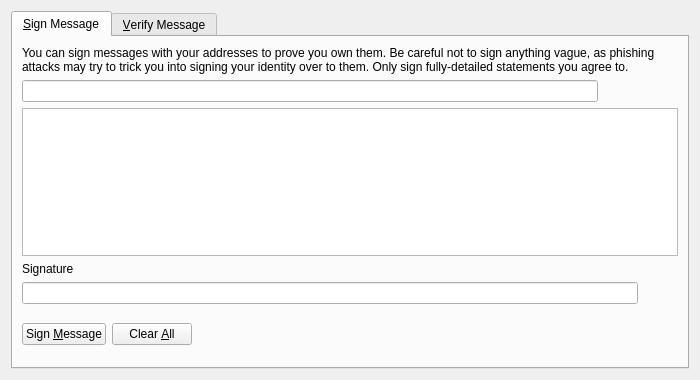
<?xml version="1.0" encoding="UTF-8"?>
<ui version="4.0">
 <class>SignVerifyMessageDialog</class>
 <widget class="QDialog" name="SignVerifyMessageDialog">
  <property name="geometry">
   <rect>
    <x>0</x>
    <y>0</y>
    <width>700</width>
    <height>380</height>
   </rect>
  </property>
  <property name="windowTitle">
   <string>Signatures - Sign / Verify a Message</string>
  </property>
  <property name="modal">
   <bool>true</bool>
  </property>
  <layout class="QVBoxLayout" name="verticalLayout">
   <item>
    <widget class="QTabWidget" name="tabWidget">
     <property name="currentIndex">
      <number>0</number>
     </property>
     <widget class="QWidget" name="tabSignMessage">
      <attribute name="title">
       <string>&amp;Sign Message</string>
      </attribute>
      <layout class="QVBoxLayout" name="verticalLayout_SM">
       <item>
        <widget class="QLabel" name="infoLabel_SM">
         <property name="text">
          <string>You can sign messages with your addresses to prove you own them. Be careful not to sign anything vague, as phishing attacks may try to trick you into signing your identity over to them. Only sign fully-detailed statements you agree to.</string>
         </property>
         <property name="textFormat">
          <enum>Qt::PlainText</enum>
         </property>
         <property name="wordWrap">
          <bool>true</bool>
         </property>
        </widget>
       </item>
       <item>
        <layout class="QHBoxLayout" name="horizontalLayout_1_SM">
         <property name="spacing">
          <number>0</number>
         </property>
         <item>
          <widget class="QValidatedLineEdit" name="addressIn_SM">
           <property name="toolTip">
            <string>The address to sign the message with</string>
           </property>
          </widget>
         </item>
         <item>
          <widget class="QPushButton" name="addressBookButton_SM">
           <property name="toolTip">
            <string>Choose previously used address</string>
           </property>
           <property name="text">
            <string/>
           </property>
           <property name="icon">
            <iconset resource="../bitcoin.qrc">
             <normaloff>:/icons/address-book</normaloff>:/icons/address-book</iconset>
           </property>
           <property name="shortcut">
            <string>Alt+A</string>
           </property>
           <property name="autoDefault">
            <bool>false</bool>
           </property>
           <property name="flat">
            <bool>true</bool>
           </property>
          </widget>
         </item>
         <item>
          <widget class="QPushButton" name="pasteButton_SM">
           <property name="toolTip">
            <string>Paste address from clipboard</string>
           </property>
           <property name="text">
            <string/>
           </property>
           <property name="icon">
            <iconset resource="../bitcoin.qrc">
             <normaloff>:/icons/history</normaloff>:/icons/history</iconset>
           </property>
           <property name="shortcut">
            <string>Alt+P</string>
           </property>
           <property name="autoDefault">
            <bool>false</bool>
           </property>
           <property name="flat">
            <bool>true</bool>
           </property>
          </widget>
         </item>
        </layout>
       </item>
       <item>
        <widget class="QPlainTextEdit" name="messageIn_SM">
         <property name="toolTip">
          <string>Enter the message you want to sign here</string>
         </property>
        </widget>
       </item>
       <item>
        <widget class="QLabel" name="signatureLabel_SM">
         <property name="text">
          <string>Signature</string>
         </property>
         <property name="textFormat">
          <enum>Qt::PlainText</enum>
         </property>
        </widget>
       </item>
       <item>
        <layout class="QHBoxLayout" name="horizontalLayout_2_SM">
         <property name="spacing">
          <number>0</number>
         </property>
         <item>
          <widget class="QLineEdit" name="signatureOut_SM">
           <property name="font">
            <font>
             <italic>true</italic>
            </font>
           </property>
           <property name="readOnly">
            <bool>true</bool>
           </property>
          </widget>
         </item>
         <item>
          <widget class="QPushButton" name="copySignatureButton_SM">
           <property name="toolTip">
            <string>Copy the current signature to the system clipboard</string>
           </property>
           <property name="text">
            <string/>
           </property>
           <property name="icon">
            <iconset resource="../bitcoin.qrc">
             <normaloff>:/icons/editcopy</normaloff>:/icons/editcopy</iconset>
           </property>
           <property name="autoDefault">
            <bool>false</bool>
           </property>
           <property name="flat">
            <bool>true</bool>
           </property>
          </widget>
         </item>
        </layout>
       </item>
       <item>
        <layout class="QHBoxLayout" name="horizontalLayout_3_SM">
         <item>
          <widget class="QPushButton" name="signMessageButton_SM">
           <property name="toolTip">
            <string>Sign the message to prove you own this Paycoin address</string>
           </property>
           <property name="text">
            <string>Sign &amp;Message</string>
           </property>
           <property name="autoDefault">
            <bool>false</bool>
           </property>
          </widget>
         </item>
         <item>
          <widget class="QPushButton" name="clearButton_SM">
           <property name="toolTip">
            <string>Reset all sign message fields</string>
           </property>
           <property name="text">
            <string>Clear &amp;All</string>
           </property>
           <property name="autoDefault">
            <bool>false</bool>
           </property>
          </widget>
         </item>
         <item>
          <spacer name="horizontalSpacer_1_SM">
           <property name="orientation">
            <enum>Qt::Horizontal</enum>
           </property>
           <property name="sizeHint" stdset="0">
            <size>
             <width>40</width>
             <height>48</height>
            </size>
           </property>
          </spacer>
         </item>
         <item>
          <widget class="QLabel" name="statusLabel_SM">
           <property name="font">
            <font>
             <weight>75</weight>
             <bold>true</bold>
            </font>
           </property>
           <property name="text">
            <string/>
           </property>
           <property name="wordWrap">
            <bool>true</bool>
           </property>
          </widget>
         </item>
         <item>
          <spacer name="horizontalSpacer_2_SM">
           <property name="orientation">
            <enum>Qt::Horizontal</enum>
           </property>
           <property name="sizeHint" stdset="0">
            <size>
             <width>40</width>
             <height>48</height>
            </size>
           </property>
          </spacer>
         </item>
        </layout>
       </item>
      </layout>
     </widget>
     <widget class="QWidget" name="tabVerifyMessage">
      <attribute name="title">
       <string>&amp;Verify Message</string>
      </attribute>
      <layout class="QVBoxLayout" name="verticalLayout_VM">
       <item>
        <widget class="QLabel" name="infoLabel_VM">
         <property name="text">
          <string>Enter the signing address, message (ensure you copy line breaks, spaces, tabs, etc. exactly) and signature below to verify the message. Be careful not to read more into the signature than what is in the signed message itself, to avoid being tricked by a man-in-the-middle attack.</string>
         </property>
         <property name="textFormat">
          <enum>Qt::PlainText</enum>
         </property>
         <property name="alignment">
          <set>Qt::AlignLeading|Qt::AlignLeft|Qt::AlignTop</set>
         </property>
         <property name="wordWrap">
          <bool>true</bool>
         </property>
        </widget>
       </item>
       <item>
        <layout class="QHBoxLayout" name="horizontalLayout_1_VM">
         <property name="spacing">
          <number>0</number>
         </property>
         <item>
          <widget class="QValidatedLineEdit" name="addressIn_VM">
           <property name="toolTip">
            <string>The address the message was signed with</string>
           </property>
          </widget>
         </item>
         <item>
          <widget class="QPushButton" name="addressBookButton_VM">
           <property name="toolTip">
            <string>Choose previously used address</string>
           </property>
           <property name="text">
            <string/>
           </property>
           <property name="icon">
            <iconset resource="../bitcoin.qrc">
             <normaloff>:/icons/address-book</normaloff>:/icons/address-book</iconset>
           </property>
           <property name="shortcut">
            <string>Alt+A</string>
           </property>
           <property name="autoDefault">
            <bool>false</bool>
           </property>
          </widget>
         </item>
        </layout>
       </item>
       <item>
        <widget class="QPlainTextEdit" name="messageIn_VM"/>
       </item>
       <item>
        <widget class="QValidatedLineEdit" name="signatureIn_VM"/>
       </item>
       <item>
        <layout class="QHBoxLayout" name="horizontalLayout_2_VM">
         <item>
          <widget class="QPushButton" name="verifyMessageButton_VM">
           <property name="toolTip">
            <string>Verify the message to ensure it was signed with the specified Paycoin address</string>
           </property>
           <property name="text">
            <string>Verify &amp;Message</string>
           </property>
           <property name="autoDefault">
            <bool>false</bool>
           </property>
          </widget>
         </item>
         <item>
          <widget class="QPushButton" name="clearButton_VM">
           <property name="toolTip">
            <string>Reset all verify message fields</string>
           </property>
           <property name="text">
            <string>Clear &amp;All</string>
           </property>
           <property name="autoDefault">
            <bool>false</bool>
           </property>
          </widget>
         </item>
         <item>
          <spacer name="horizontalSpacer_1_VM">
           <property name="orientation">
            <enum>Qt::Horizontal</enum>
           </property>
           <property name="sizeHint" stdset="0">
            <size>
             <width>40</width>
             <height>48</height>
            </size>
           </property>
          </spacer>
         </item>
         <item>
          <widget class="QLabel" name="statusLabel_VM">
           <property name="font">
            <font>
             <weight>75</weight>
             <bold>true</bold>
            </font>
           </property>
           <property name="text">
            <string/>
           </property>
           <property name="wordWrap">
            <bool>true</bool>
           </property>
          </widget>
         </item>
         <item>
          <spacer name="horizontalSpacer_2_VM">
           <property name="orientation">
            <enum>Qt::Horizontal</enum>
           </property>
           <property name="sizeHint" stdset="0">
            <size>
             <width>40</width>
             <height>48</height>
            </size>
           </property>
          </spacer>
         </item>
        </layout>
       </item>
      </layout>
     </widget>
    </widget>
   </item>
  </layout>
 </widget>
 <customwidgets>
  <customwidget>
   <class>QValidatedLineEdit</class>
   <extends>QLineEdit</extends>
   <header>qvalidatedlineedit.h</header>
  </customwidget>
 </customwidgets>
 <resources>
  <include location="../bitcoin.qrc"/>
 </resources>
 <connections/>
</ui>
